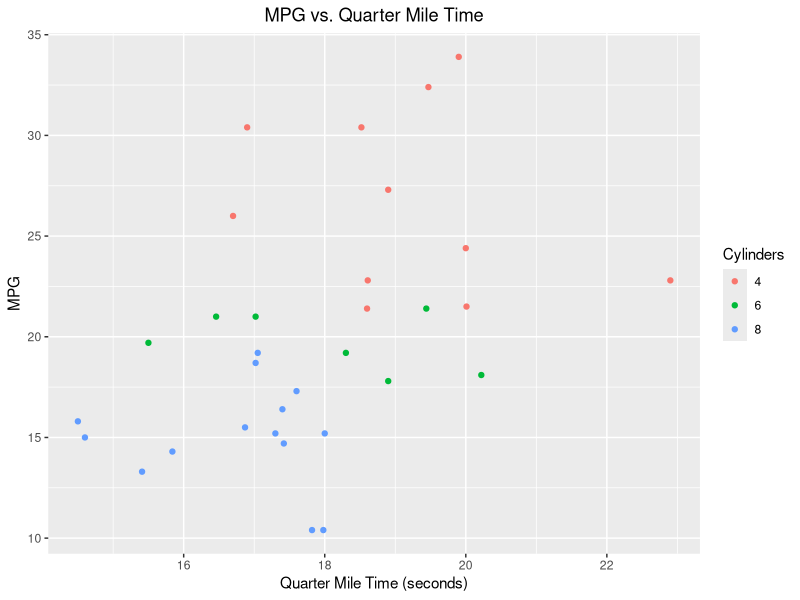

This chart was generated by the following R code:
## ---- chunk 1
knitr::opts_chunk$set(echo = TRUE)
library(ggplot2)
## ---- chunk 2
mtcars$Cylinders = factor(mtcars$cyl)

ggplot(mtcars, aes(x = qsec, y = mpg, color = Cylinders)) + geom_point() + scale_color_discrete() + xlab("Quarter Mile Time (seconds)") + ylab("MPG") + ggtitle("MPG vs. Quarter Mile Time") + theme(plot.title = element_text(hjust = 0.5))
